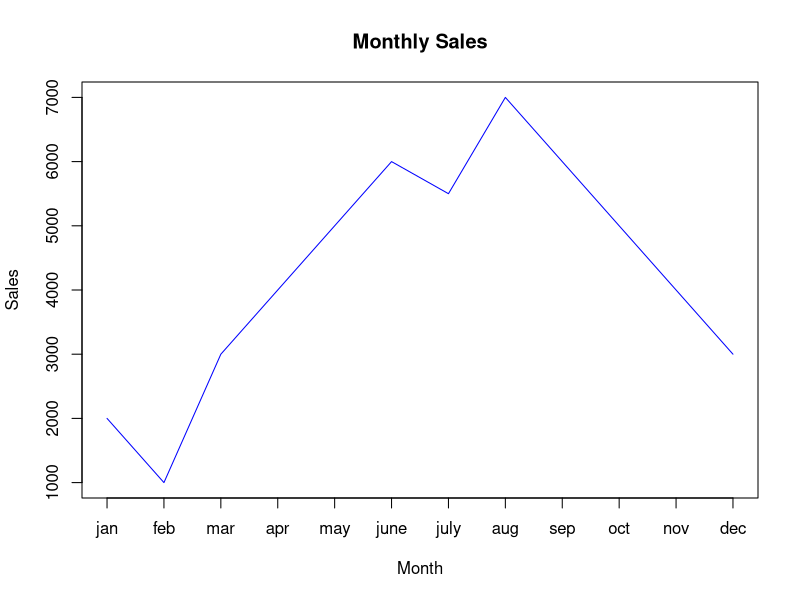

Source code (R):
# Data
months <- c("jan", "feb", "mar", "apr", "may", "june", "july", "aug", "sep", "oct", "nov", "dec")
sales <- c(2000, 1000, 3000, 4000, 5000, 6000, 5500, 7000, 6000, 5000, 4000, 3000)

# Plot
plot(sales, type='l', col='blue', xlab='Month', ylab='Sales', main='Monthly Sales', axes=FALSE)
axis(1, at=1:12, labels=months)
axis(2)
box()
